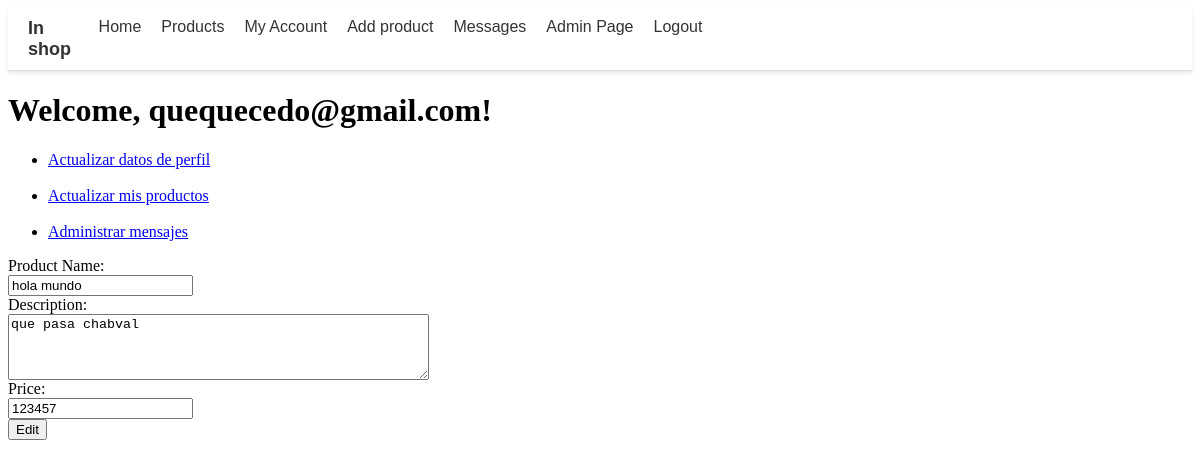
The app's page /php/user_acount/edit_product.php?product_id=19 (signed in) with its own data.
### tables this page shows
CREATE TABLE `user` (
  `user_id` int(9) NOT NULL,
  `username` varchar(30) NOT NULL,
  `name` varchar(30) NOT NULL,
  `surname` varchar(30) NOT NULL,
  `email` varchar(50) NOT NULL,
  `password` varchar(30) NOT NULL,
  `admin` tinyint(1) NOT NULL DEFAULT 0
);

CREATE TABLE `product` (
  `product_id` int(9) NOT NULL,
  `product_name` varchar(30) NOT NULL,
  `price` float NOT NULL DEFAULT 0,
  `user_id` int(11) NOT NULL,
  `photo` text DEFAULT NULL,
  `description` text DEFAULT NULL,
  `user_name` varchar(50) NOT NULL,
  `upload_date` date NOT NULL DEFAULT current_timestamp()
);

### php/user_acount/edit_product.php (the view, shortened to what this page needs)
<?php
include '../my_account.php';
function ft_get_product($product_id)
{
    $connexion = ft_create_conexion();
    $sql = "SELECT * FROM product WHERE product_id = ?";
    $stmt = $connexion->prepare($sql);
    $stmt->bind_param("i", $product_id);
    $stmt->execute();
    $result = $stmt->get_result();
    if ($result->num_rows > 0)
    {
        $row = $result->fetch_assoc();
        return $row;
    }
    else
    {
        $connexion->close();
        return false;
    }
}
function ft_daw_product_edit($product_id)
{
    $product = ft_get_product($product_id);
    echo "<form action='edit_product.php' method='post'>";
    echo "<label for='product_name'>Product Name:</label><br>";
    echo "<input type='text' name='product_name' value='{$product['product_name']}'><br>";
    echo "<label for='description'>Description:</label><br>";
    echo "<textarea name='description' rows='4' cols='50'>{$product['description']}</textarea><br>";
    echo "<label for='price'>Price:</label><br>";
    echo "<input type='text' name='price' value='{$product['price']}'><br>";
    echo "<input type='submit' value='Edit'>";
    echo "</form>";
}
?>
<!DOCTYPE html>
<html lang="en">
<head>
</head>
<body>
    <?php ft_daw_product_edit($_GET['product_id']); ?>
    <br>
</body>

### php/my_account.php (shortened to what this page needs)
<?php
include 'navbar.php';
$user_id = $_COOKIE['user_id'];
function ft_get_user_info($user_id)
{
    $connexion = ft_create_conexion();
    $sql = "SELECT * FROM user WHERE user_id = ?";
    $stmt = $connexion->prepare($sql);
    $stmt->bind_param("i", $user_id);
    $stmt->execute();
    $result = $stmt->get_result();
    if ($result->num_rows > 0)
    {
        $row = $result->fetch_assoc();
        return $row;
    }
    else
    {
        $connexion->close();
        return false;
    }
}
 $user_info = ft_get_user_info($user_id);
?>
<!DOCTYPE html>
<html>
<head>
</head>
<body>
<h1>Welcome, <?php echo $user_info['username']?>!</h1>
    <ul>
        <li><a href="/tfg_shop/php/user_acount/edit_my_profile.php">Actualizar datos de perfil</a></li>
        <br>
        <li><a href="/tfg_shop/php/user_acount/my_products.php">Actualizar mis productos</a></li>
        <br>
        <li><a href="message_admin.php">Administrar mensajes</a></li>
    </ul>
</body>
</html>

### records on screen
user: username "quequecedo@gmail.com"
product: product_name "hola mundo", description "que pasa chabval", price "123457"
